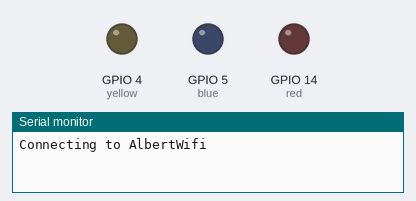
Recording of a sketch running on a simulated ESP8266 (NodeMCU). Shown: output pins drawn as LEDs (lit = HIGH), the last lines printed to the serial monitor. WiFi joins after 1.5 s; servers stay silent unless stated.

Above: at 0.1 s.
At 0.6 s:
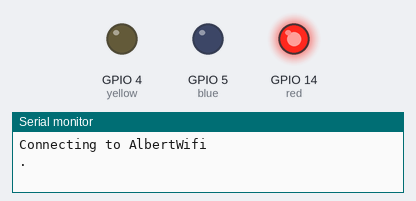
At 3.6 s:
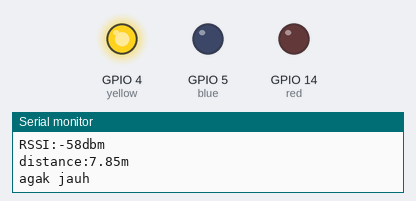
Timing chart, 0 to 5.1 s (numbered marks = the images above):
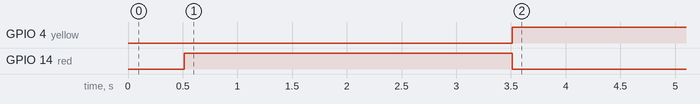

Measured:
- by itself, GPIO 4 (yellow): LOW → HIGH at 3.5 s
- by itself, GPIO 14 (red): HIGH → LOW at 3.5 s

The sketch:

SmartBracelet.ino
```cpp
#include <ESP8266WiFi.h>
#include <ESP8266WebServer.h>
#include <ESP8266Ping.h>

/* configuration  wifi */

IPAddress local_IP(192,168,4,2);
IPAddress gateway(192,168,4,1);
IPAddress subnet(255,255,255,0);
const char* ServerName = "SmartSam";
const char* ServerPassword = "12345678";

double distance ;

long rssi ;
IPAddress ClientIp;


ESP8266WebServer server(80);


const char* ssid     = "AlbertWifi";
const char* password = "3496BEF9";

int red = 14;
int yellow = 4;
int blue = 5;

void setup() {
  Serial.begin(115200);
  delay(10);

  //Setting up pin
  pinMode(red, OUTPUT);
  pinMode(yellow, OUTPUT);
  pinMode(blue, OUTPUT);

  // We start by connecting to a WiFi network

  Serial.println();
  Serial.println();
  Serial.print("Connecting to ");
  Serial.println(ssid);

  /* Explicitly set the ESP8266 to be a WiFi-client, otherwise, it by default,
     would try to act as both a client and an access-point and could cause
     network-issues with your other WiFi-devices on your WiFi-network. */
  WiFi.mode(WIFI_STA);
  WiFi.begin(ssid, password);

  while (WiFi.status() != WL_CONNECTED) {
    delay(500);
    Serial.print(".");
    TurnOnred();
  }

  Serial.println("");
  Serial.println("WiFi connected");
  Serial.println("IP address: ");
  Serial.println(WiFi.localIP());

}

int value = 0;

void loop() {

  delay(2000);

  if(WiFi.status()== WL_CONNECTED) {
     Serial.println("Wifi Connected");
     rssi = WiFi.RSSI();
     Serial.print("RSSI:");
     Serial.print(rssi);
     Serial.println("dbm") ;

     distance = ((27.55 - (20 * log10(2412)) + ((-1)*rssi)  )/20);
     distance = pow(10,distance);
     Serial.print("distance:");
     Serial.print( distance);
     Serial.println("m") ;
     if(distance >= 0 && distance < 5){
      Serial.println("dekat") ;
      TurnOnblue();
     }
      if(distance >= 5 && distance < 15){
      Serial.println("agak jauh") ;
      TurnOnyellow();
     }
      if(distance >= 15){
      Serial.println("jauh") ;
      TurnOnred();
     }
  }
  else{
    Serial.println("Wifi DisConnected");
    Serial.println("terputus/sangat jauh") ;
    TurnOnred();
  }
}

void TurnOnblue(){
  // turn off red and yellow, then turn on blue
    digitalWrite(yellow, LOW);
    digitalWrite(red, LOW);
    digitalWrite(blue, HIGH);
}

void TurnOnyellow(){
  // turn off red and blue then turn on yellow
    digitalWrite(yellow, HIGH);
    digitalWrite(red, LOW);
    digitalWrite(blue, LOW);
}

void TurnOnred(){
  // turn off blue and yellow, then turn on red
    digitalWrite(yellow, LOW);
    digitalWrite(red, HIGH);
    digitalWrite(blue, LOW);
}

// distance = 10 ^ ((27.55 - (20 * log10(frequency)) + signalLevel)/20)

//Chip ID = 008E9B2F
//MAC: 2F:9B:8E:7F:CF:5C
```
